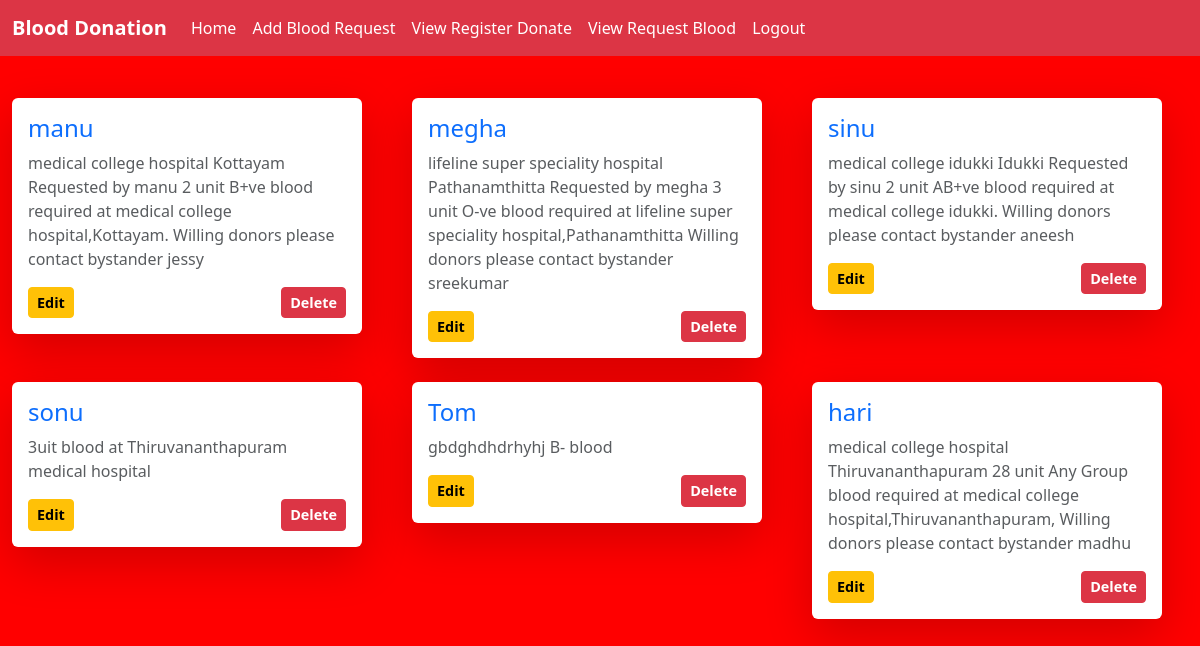
/admin_home, run on the app's committed database.
### app/models.py (models this page shows, shortened)
class BloodRequest(models.Model):
    patient_name = models.CharField(max_length=100)
    description = models.TextField()
    place = models.CharField(max_length=100)
    contact_no = models.CharField(max_length=15)
    request_date = models.DateTimeField(auto_now_add=True)

### app/views.py (the view)
# urls.py: path('admin_home',views.admin_home,name='admin_home'),
def admin_home(req):
    bloodrequest=BloodRequest.objects.all()
    return render(req,'admin/home.html',{'BloodRequest':bloodrequest})

### template/admin/home.html (shortened to what this page needs)
<!DOCTYPE html>
<html lang="en">
<head>
  {% load static %}
  <link href="https://cdn.jsdelivr.net/npm/bootstrap@5.3.3/dist/css/bootstrap.min.css" rel="stylesheet">
</head>
<body>
  <nav class="navbar navbar-expand-sm bg-danger navbar-dark fixed-top">
    <div class="container-fluid">
      <a class="navbar-brand" href="#">Blood Donation</a>
      <div class="collapse navbar-collapse" id="collapsibleNavbar">
        <ul class="navbar-nav">
          <li class="nav-item">
            <a class="nav-link" href="#">Home</a>
          </li>
          <li class="nav-item">
            <a class="nav-link" href="add_blood_request">Add Blood Request</a>
          </li>
          <li class="nav-item">
            <a class="nav-link" href="view_register_donate">View Register Donate</a>
          </li>
          <li class="nav-item">
            <a class="nav-link" href="view_request_blood">View Request Blood</a>
          </li>
          <li class="nav-item">
            <a class="nav-link" href="logout">Logout</a>
          </li>
        </ul>
      </div>
    </div>
  </nav>
  <div class="container py-5">
    <div class="row">
      {% for blood in BloodRequest %}
      <div class="col-lg-4 col-md-6 mb-4">
        <div class="card shadow-lg rounded-lg" style="width:100%; max-width: 350px;">
          <div class="card-body">
            <h4 class="card-title text-primary">{{blood.patient_name}}</h4>
            <p class="card-text text-muted">{{blood.description}}</p>
            <div class="d-flex justify-content-between">
              <a href="edit_patient/{{blood.pk}}" class="btn btn-warning btn-sm w-45">Edit</a>
              <a href="delete_patient/{{blood.pk}}" class="btn btn-danger btn-sm w-45">Delete</a>
            </div>
          </div>
        </div>
      </div>
      {% endfor %}
    </div>
  </div>
</body>
</html>

### template/admin/home.html (style rules this page uses)
body { background-color: red; }
.navbar { transition: background-color 0.3s ease; }
.navbar-brand { font-weight: bold; }
.nav-link { border-radius: 5px; color: white; }
.card { border: none; transition: transform 0.3s ease-in-out, box-shadow 0.3s ease-in-out; }
.btn { font-size: 0.9rem; font-weight: bold; }
.container { max-width: 1200px; margin-top: 50px; }
.row { display: flex; flex-wrap: wrap; justify-content: center; }

### data on the page
BloodRequest: patient_name "manu", description "medical college hospital Kottayam Requested by manu 2 unit B+ve blood required at medical college hospital,Kottayam. Willing donors please contact bystander jessy"
BloodRequest: patient_name "megha", description "lifeline super speciality hospital Pathanamthitta Requested by megha 3 unit O-ve blood required at lifeline super speciality hospital,Pathanamthitta Willing donors please contact bystander sreekumar"
BloodRequest: patient_name "sinu", description "medical college idukki Idukki Requested by sinu 2 unit AB+ve blood required at medical college idukki. Willing donors please contact bystander aneesh"
BloodRequest: patient_name "sonu", description "3uit blood at Thiruvananthapuram medical hospital"
BloodRequest: patient_name "Tom", description "gbdghdhdrhyhj B- blood"
BloodRequest: patient_name "hari", description "medical college hospital Thiruvananthapuram 28 unit Any Group blood required at medical college hospital,Thiruvananthapuram, Willing donors please contact bystander madhu"
